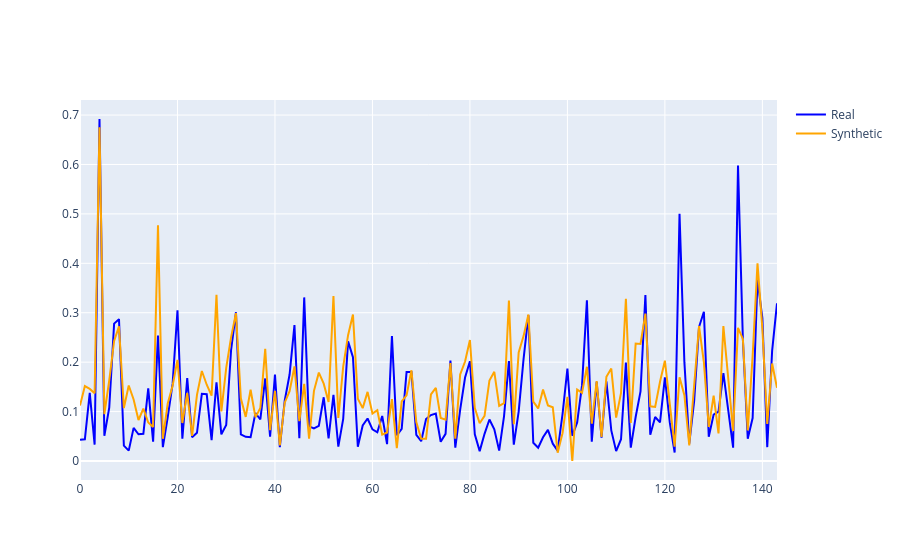

The code cell stored with this chart in its notebook:
### Markdown cell above
## The Training Set

### Code cell
eva_training_loader = utils.get_m2s_loader(1)
long_fake_energy = torch.Tensor().to(device)
long_real_energy = torch.Tensor().to(device)

for i in range(12):

    weather, cluster, time, statistical, spike, real_energy = next(iter(eva_training_loader)) 

    weather = weather.to(device)
    cluster = cluster.to(device).int()
    time = time.to(device)
    statistical = statistical.to(device)
    spike_type = spike[:, :, 0:1].to(dtype=torch.int32)
    spike_magnitude = spike[:, :, 1:].to(dtype=torch.float32)
    spike_type = spike_type.to(device)
    spike_magnitude = spike_magnitude.to(device)
    real_energy = real_energy.to(device)

    noise = torch.randn(real_energy.shape[0], real_energy.shape[1], 1).to(device)

    synthetic_profile, mu, logvar = model_m2s(noise, weather, cluster, time, statistical, spike_type, spike_magnitude)

    long_fake_energy = torch.cat((long_fake_energy, synthetic_profile), dim=-1)
    long_real_energy = torch.cat((long_real_energy, real_energy), dim=-1)

long_fake_energy = long_fake_energy.flatten().detach().cpu().numpy()
long_real_energy = long_real_energy.flatten().detach().cpu().numpy()

fig = go.Figure()

fig.add_trace(go.Scatter(x=np.arange(0, len(long_real_energy)), y=long_real_energy, mode='lines', name='Real', line=dict(color='blue')))
fig.add_trace(go.Scatter(x=np.arange(0, len(long_fake_energy)), y=long_fake_energy, mode='lines', name='Synthetic', line=dict(color='orange')))

fig.show()

### Figure 1 — Plotly figure (JSON) as saved in the notebook; plotly's stock layout.template omitted (floating-point values rounded to 4 significant figures; data arrays with more than 128 entries replaced by an {"elided": "..."} marker saying what was removed)
{"data": [{"line": {"color": "blue"}, "mode": "lines", "name": "Real", "type": "scatter", "x": {"elided": "144 int values"}, "y": {"elided": "144 float values"}}, {"line": {"color": "orange"}, "mode": "lines", "name": "Synthetic", "type": "scatter", "x": {"elided": "144 int values"}, "y": {"elided": "144 float values"}}], "layout": {}}
